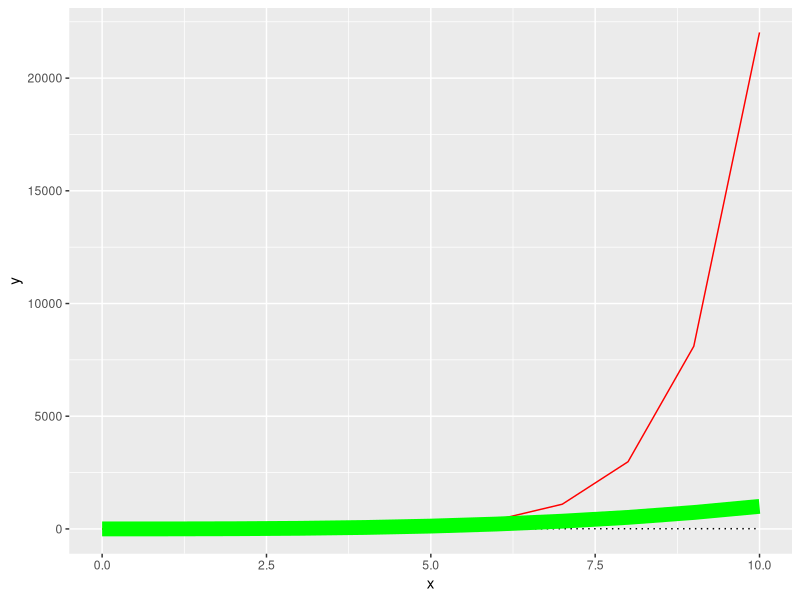

Generate this figure with R:
library(tidyverse)

## Plotting multiple with dummy data

x<-c(0:10)
y<-x
y_1<-exp(x)
y_2=x^3

df<-as.data.frame(cbind(x,y,y_1,y_2))
 ## Think of x as your timestamp

ggplot()+geom_line(data = df,aes(x=x,y=y),col="black",linetype=3)+geom_line(data = df,aes(x=x,y=y_1),
                                                                 col="red")+
  geom_line(data = df,aes(x=x,y=y_2),col="green",linewidth=5)
